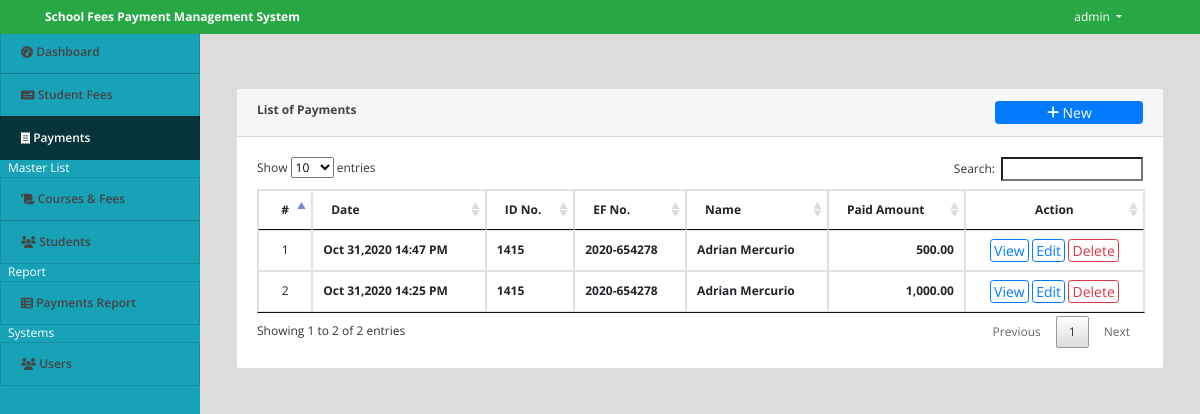
The page /index.php?page=payments (signed in) on the database as committed earlier.
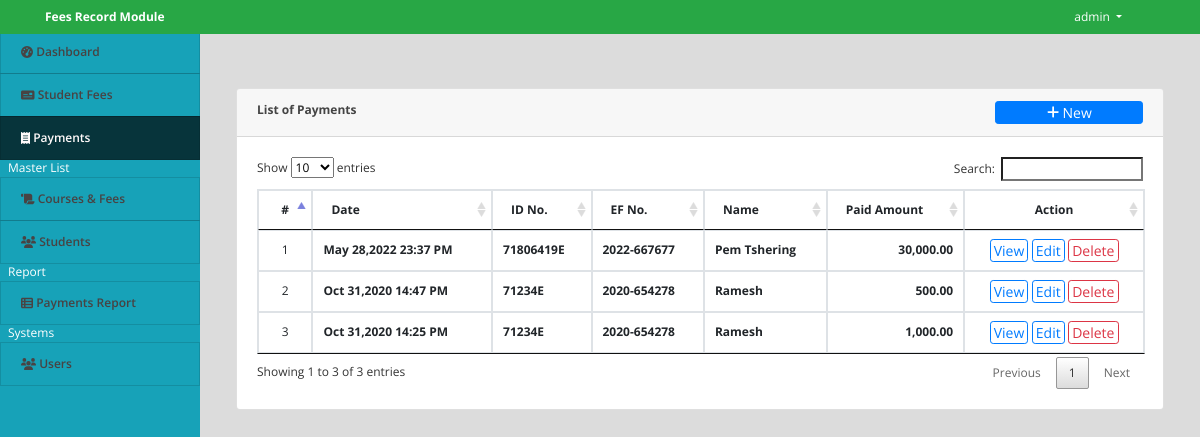
The same page on the database as committed later.
### tables this page shows
CREATE TABLE `payments` (
  `id` int(30) NOT NULL,
  `ef_id` int(30) NOT NULL,
  `amount` float NOT NULL,
  `remarks` text NOT NULL,
  `date_created` datetime NOT NULL DEFAULT current_timestamp() ON UPDATE current_timestamp()
);

CREATE TABLE `student` (
  `id` int(30) NOT NULL,
  `id_no` varchar(100) NOT NULL,
  `name` text NOT NULL,
  `contact` varchar(100) NOT NULL,
  `address` text NOT NULL,
  `email` varchar(200) NOT NULL,
  `date_created` datetime NOT NULL DEFAULT current_timestamp()
);

CREATE TABLE `student_ef_list` (
  `id` int(30) NOT NULL,
  `student_id` int(30) NOT NULL,
  `ef_no` varchar(200) NOT NULL,
  `course_id` int(30) NOT NULL,
  `total_fee` float NOT NULL,
  `date_created` datetime NOT NULL DEFAULT current_timestamp()
);

### payments.php (the view, shortened to what this page needs)
<?php include 'db_connect.php'; ?>
<div class="container-fluid">
	<div class="col-lg-12">
		<div class="row">
			<div class="col-md-12">
				<div class="card">
					<div class="card-header">
						<b>List of Payments </b>
						<span class="float:right"><a class="btn btn-primary btn-block btn-sm col-sm-2 float-right" href="javascript:void(0)" id="new_payment">
					<i class="fa fa-plus"></i> New
				</a></span>
					</div>
					<div class="card-body">
						<table class="table table-condensed table-bordered table-hover">
							<thead>
								<tr>
									<th class="text-center">#</th>
									<th class="">Date</th>
									<th class="">ID No.</th>
									<th class="">EF No.</th>
									<th class="">Name</th>
									<th class="">Paid Amount</th>
									<th class="text-center">Action</th>
								</tr>
							</thead>
							<tbody>
								<?php
								$i = 1;
								$payments = $conn->query("SELECT p.*,s.name as sname, ef.ef_no,s.id_no FROM payments p inner join student_ef_list ef on ef.id = p.ef_id inner join student s on s.id = ef.student_id order by unix_timestamp(p.date_created) desc ");
								if($payments->num_rows > 0):
								while($row=$payments->fetch_assoc()):
								?>
								<tr>
									<td class="text-center"><?php echo $i++ ?></td>
									<td>
										<p> <b><?php echo date("M d,Y H:i A",strtotime($row['date_created'])) ?></b></p>
									</td>
									<td>
										<p> <b><?php echo $row['id_no'] ?></b></p>
									</td>
									<td>
										<p> <b><?php echo $row['ef_no'] ?></b></p>
									</td>
									<td>
										<p> <b><?php echo ucwords($row['sname']) ?></b></p>
									</td>
									<td class="text-right">
										<p> <b><?php echo number_format($row['amount'],2) ?></b></p>
									</td>
									<td class="text-center">
										<button class="btn btn-sm btn-outline-primary view_payment" type="button" data-id="<?php echo $row['id'] ?>" data-ef_id="<?php echo $row['ef_id'] ?>">View</button>
										<button class="btn btn-sm btn-outline-primary edit_payment" type="button" data-id="<?php echo $row['id'] ?>" >Edit</button>
										<button class="btn btn-sm btn-outline-danger delete_payment" type="button" data-id="<?php echo $row['id'] ?>">Delete</button>
									</td>
								</tr>
								<?php
									endwhile;
									else:
								?>
								<tr>
									<th class="text-center" colspan="7">No data.</th>
								</tr>
								<?php
									endif;
								?>
							</tbody>
						</table>
					</div>
				</div>
			</div>
		</div>
	</div>
</div>

### topbar.php (shortened to what this page needs)
<nav class="navbar navbar-light fixed-top bg-success" style="padding:0">
  <div class="container-fluid mt-2 mb-2">
  	<div class="col-lg-12">
      <div class="col-md-4 float-left text-white">
        <large><b><?php echo isset($_SESSION['system']['name']) ? $_SESSION['system']['name'] : '' ?></b></large>
      </div>
	  	<div class="float-right">
        <div class=" dropdown mr-5">
            <a href="#" class="text-white dropdown-toggle"  id="account_settings" data-toggle="dropdown" aria-haspopup="true" aria-expanded="false"><?php echo $_SESSION['login_name'] ?> </a>
        </div>
      </div>
  </div>
</nav>

Rows that differ between the two databases and show on the page:
added payments: date_created "May 28,2022 23:37 PM", student.id_no "71806419E", student_ef_list.ef_no "2022-667677", student.name "Pem Tshering", amount "30,000.00"
changed through a linked row, payments "Oct 31,2020 14:47 PM": student.id_no "1415" → "71234E"; student.name "Adrian Mercurio" → "Ramesh"
changed through a linked row, payments "Oct 31,2020 14:25 PM": student.id_no "1415" → "71234E"; student.name "Adrian Mercurio" → "Ramesh"
Other text that changed with them:
$_SESSION['system']['name']: "School Fees Payment Management System" → "Fees Record Module"
text written by a page script: "Show entries Search: Showing 1 to 2 of 2 entries Previous 1 Next" → "Show entries Search: Showing 1 to 3 of 3 entries Previous 1 Next"
